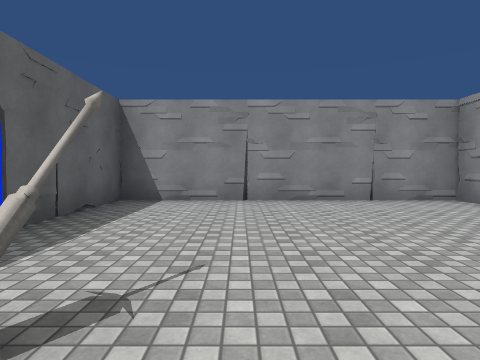
View 1 (above)

17 first-person views from a walk through a Unity game level. The camera is 1.3 m above the floor, tilts 2° down and sees 75° across. The floor is counted in squares, 2 m on a side. Each view is taken from the middle of a square. On the plan, view 1 faces up. The plan holds only what a view shows up to about 10 squares ahead; the rest is blank. The player character is not drawn. Some animated figures are left out. Surface patterns are stand-ins for the level's own textures.

View 2
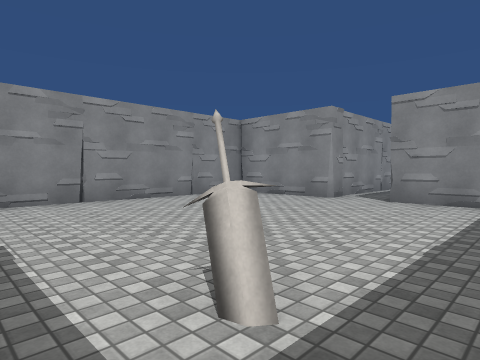

View 3
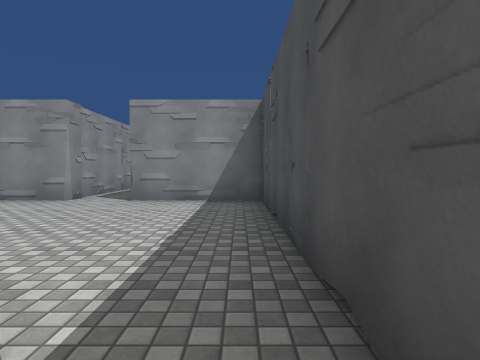

View 4
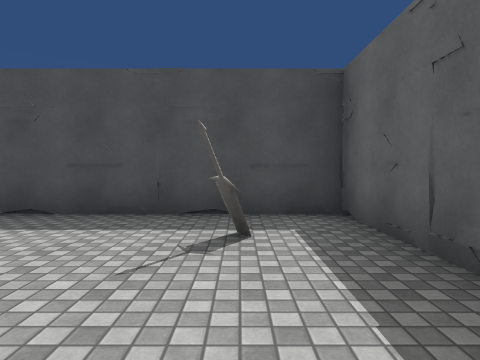

View 5
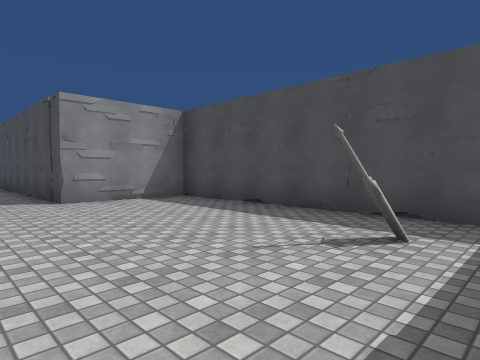

View 6
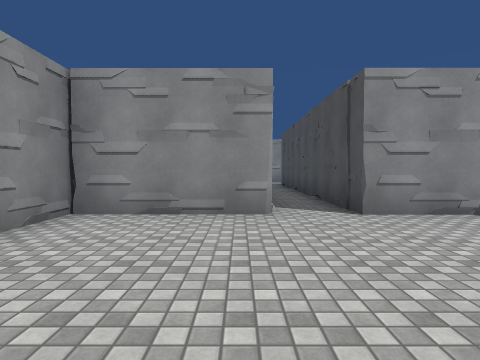

View 7
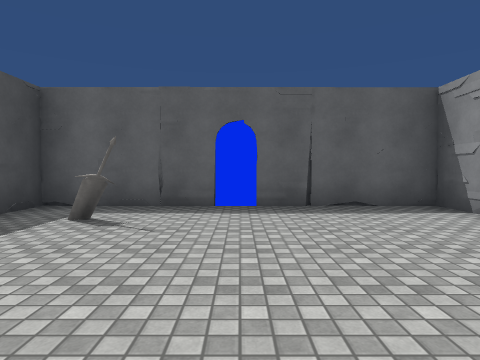

View 8
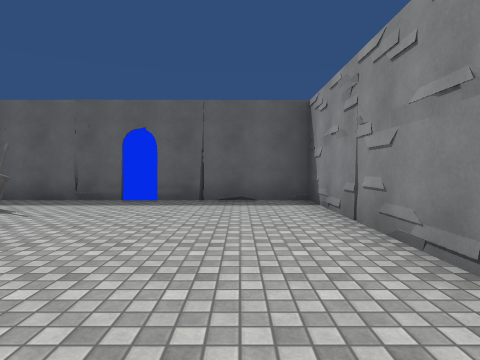

View 9
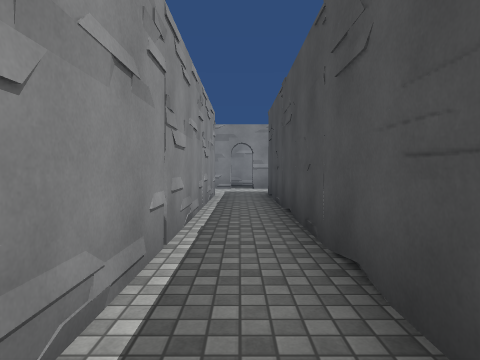

View 10
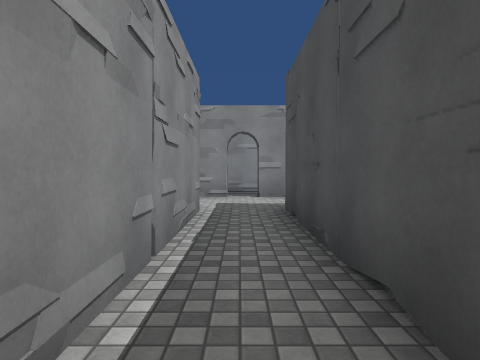

View 11
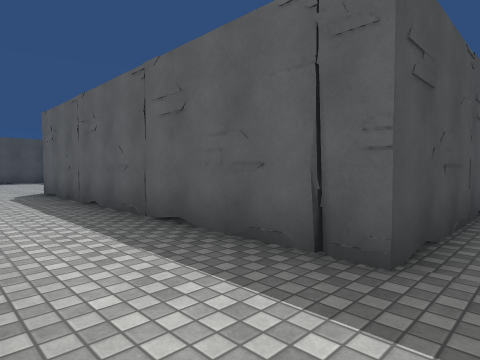

View 12
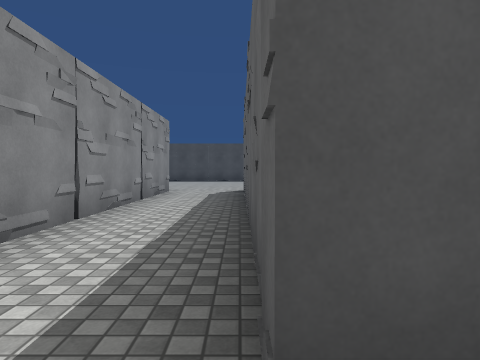

View 13
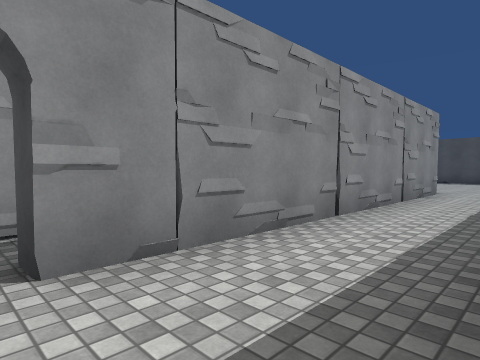

View 14
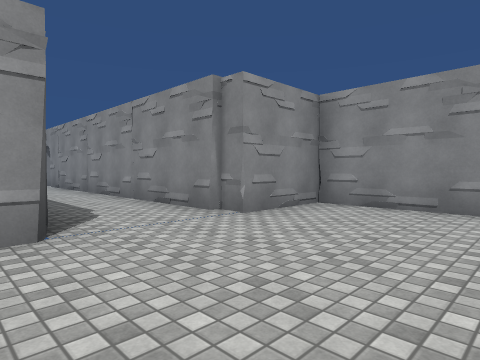

View 15
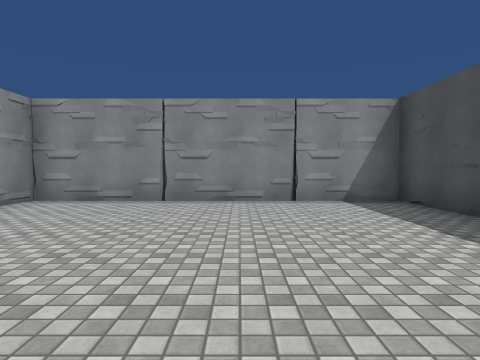

View 16
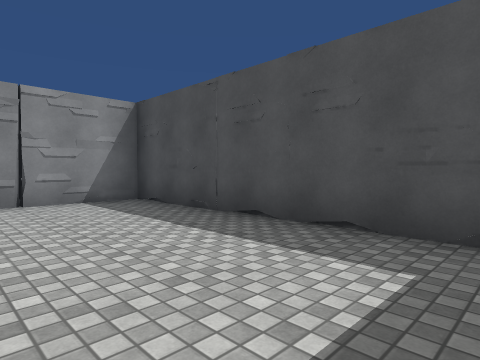

View 17
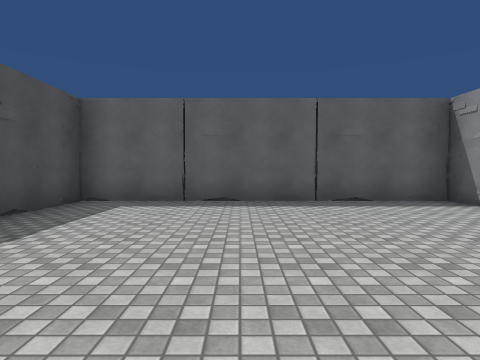

### Floor plan
Points are (right, up) in squares from view 1. A wall is a line through its corners. A room is listed if a view was taken in it or the views show most of it. See-through windows are left out.
Room 1 (views 1, 2, 3, 4, 5, 6, 7, 8)
walls: (4.4, 3.6) (4.4, 6.4) (-2.5, 6.4) (-2.5, 4.4); (-2.5, 3.4) (-2.5, 2.5); (-2.5, 1.6) (-2.5, -0.5) (4.4, -0.5) (4.4, 2.3)
ways out: opening at (5, 3) to room 2
objects: other object (-3, 4); other object (-1, 1)
Room 2 (views 9, 10, 11, 12, 13)
walls: (12.9, 3.6) (4.4, 3.6); (16.6, 2.4) (16.6, 3.4); (15.1, -6.4) (15.1, 1.6); (15.3, -6.8) (15.3, -6.2); (4.4, 2.3) (12.9, 2.3) (12.9, -6.2)
ways out: opening at (5, 3) to room 1; opening at (14, -6) to room 3; opening at (14, 4)
objects: other object (15, 2); other object (15, 4)
Room 3 (views 14, 15, 16, 17)
walls: (12.8, -6.8) (10.7, -6.8) (10.7, -14.2) (17.3, -14.2) (17.3, -6.8) (15.3, -6.8)
ways out: opening at (14, -6) to room 2

Where each view was taken, in squares from view 1:
view 1: 0 up, 0 right, facing up
view 2: 0 up, 2 left, facing up-right
view 3: 0 up, 2 left, facing right
view 4: 4 up, 1 left, facing down
view 5: 4 up, 2 left, facing down-right
view 6: 4 up, 0 right, facing right
view 7: 3 up, 3 right, facing left
view 8: 5 up, 4 right, facing left
view 9: 3 up, 5 right, facing right
view 10: 3 up, 8 right, facing right
view 11: 3 up, 15 right, facing down-left
view 12: 3 up, 13 right, facing down
view 13: 3 up, 13 right, facing down-right
view 14: 10 down, 12 right, facing up-right
view 15: 11 down, 11 right, facing right
view 16: 11 down, 11 right, facing down-right
view 17: 11 down, 17 right, facing left
